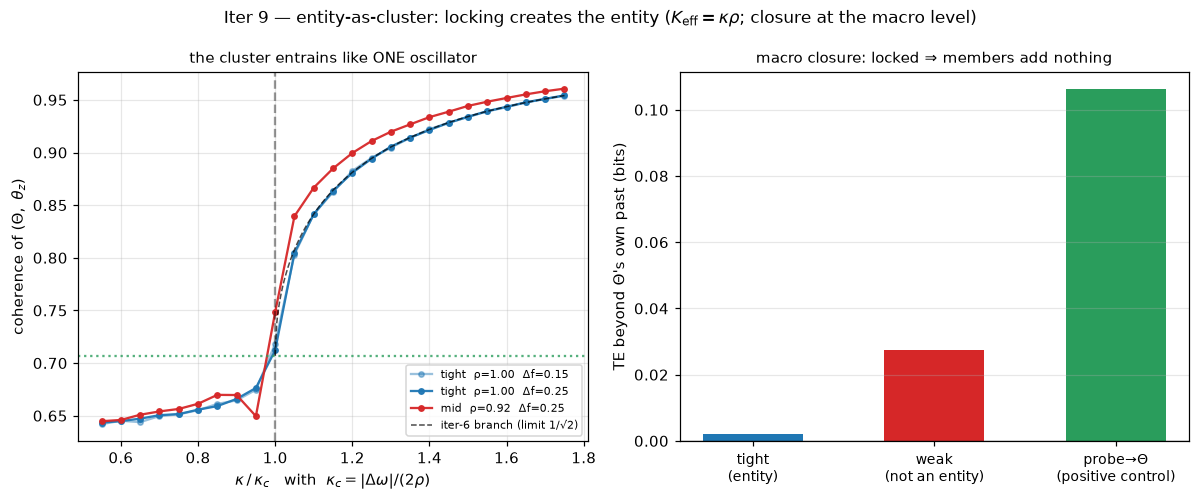

Reproduce this figure in Python.
"""
Iteration 9 -- Entity-as-cluster (does a locked module act as ONE oscillator?)

CPAF leans on recursion: simple entities compose into higher-order entities
that themselves interact. Chapter 8 called this the model's biggest promissory
note: a locked cluster (iter 5's modules) SHOULD behave as a single
coarse-grained oscillator -- one effective phase, one effective frequency --
but nothing had tested it. This iteration does, and it also tests the
opposite: an UNLOCKED collection should fail every entity criterion, so that
"entity" is something the locking transition *creates*, not a labeling choice.

Coarse-graining. A cluster of M members with phases theta_i is summarized by
its mean-phase direction Theta = arg( (1/M) sum_i e^{i theta_i} ) and internal
coherence rho = | (1/M) sum_i e^{i theta_i} | -- the cluster-restricted order
parameter of Ch 1. For a tightly locked cluster (theta_i = Theta + delta_i,
offsets quasi-static) the algebra collapses: couple a probe oscillator z to
every member with per-edge strength kappa and the macro dynamics reduce to
the two-oscillator system of iter 6,

    dTheta/dt   = w_bar + kappa*rho * sin(theta_z - Theta)   (+ noise/sqrt(M))
    dtheta_z/dt = w_z   + kappa*rho * sin(Theta - theta_z)   (+ noise)

with w_bar the mean member frequency (internal coupling terms cancel by
antisymmetry) and effective coupling K_eff = kappa * rho: a cluster's grip on
the world is DISCOUNTED BY ITS INTERNAL COHERENCE. Iter 6 then predicts a
locking threshold kappa_c = |w_z - w_bar| / (2 rho) and a locked-branch
coherence R(kappa) = cos( arcsin(Dw / (2 rho kappa)) / 2 ), whose kappa ->
kappa_c limit is the 1/sqrt2 locking floor. Every piece is falsifiable.
Four claims:

  (A) One effective frequency. Locked cluster: every member's long-run mean
      velocity equals w_bar, and Theta rotates at w_bar. Unlocked collection:
      member velocities stay spread out -- no shared clock, no candidate
      entity.

  (B) The pair law holds one level up -- including the rho discount. The
      empirical entrainment threshold of Theta to the probe matches
      kappa_c = |Dw|/(2 rho); a mid-coherence cluster (rho ~ 0.92) needs
      measurably MORE per-edge coupling than a tight one (rho ~ 1), and the
      data must side with the rho-corrected prediction over the naive |Dw|/2.

  (C) The locked branch is iter 6's, one level up. Measured Theta-probe
      coherence along the locked branch follows R(kappa) above -- the curve
      whose threshold limit is 1/sqrt2. (A single point-sample "R at onset =
      0.707" check is WRONG by the theory itself: the branch is steep at
      onset, so the first locked grid point already reads ~0.80 -- and the
      theory predicts exactly that value. We check the branch, not a point.)

  (D) Macro closure ("internal transfer entropy"). For a locked cluster,
      member phases add ~nothing to predicting Theta's future beyond Theta's
      own past: TE(theta_i -> Theta | Theta) ~ 0. For an unlocked collection
      the micro detail leaks through: the same TE is clearly positive.
      Positive control: a probe genuinely driving the cluster shows
      TE(theta_z -> Theta | Theta) >> 0. (Estimator per iter 8: fine
      conditioning bins, circular-shift surrogates.)

Method. Parts 1/2 use low noise (sharp bifurcation, per iter 6); Part 3 uses
strong noise (information dynamics need entropy, per iter 7/8). Member
frequencies are a fixed symmetric fan (no lucky draws). Scenarios and kappa
sweeps are integrated as vectorized columns. Values in rad/s and bits.
"""
import os, sys
import numpy as np
sys.path.insert(0, os.path.dirname(os.path.dirname(os.path.abspath(__file__))))

rng = np.random.RandomState(6)

M = 5
w_bar = 2 * np.pi * 1.00
fan = 2 * np.pi * np.array([-0.08, -0.04, 0.0, 0.04, 0.08])   # member detunings
w_mem = w_bar + fan                                            # mean = w_bar
KIN_TIGHT = 4.0      # internal coupling, tight cluster (rho ~ 1)
KIN_MID = 1.0        # mid cluster (rho ~ 0.92 -- the discount becomes visible)
KIN_WEAK = 0.3       # below internal locking -- NOT an entity (control)

def simulate(Kin, kappa, wz, noise, T, dt=0.01, sub=10, record_members=False):
    """Vectorized over columns: Kin, kappa, wz are arrays of shape (C,).
    Cluster is all-to-all (Kin/M); probe z couples kappa per edge to every
    member and receives the member average back. Returns subsampled
    Theta (n,C), rho (n,C), theta_z (n,C) [, members (n,M,C)]."""
    Kin = np.atleast_1d(np.asarray(Kin, float))
    kappa = np.atleast_1d(np.asarray(kappa, float))
    wz = np.atleast_1d(np.asarray(wz, float))
    C = len(Kin)
    n_steps = int(T / dt)
    n_rec = n_steps // sub
    th = rng.uniform(0, 2 * np.pi, (M, C))
    tz = rng.uniform(0, 2 * np.pi, C)
    amp = noise * np.sqrt(dt)
    TH = np.empty((n_rec, C)); RH = np.empty((n_rec, C))
    TZ = np.empty((n_rec, C))
    MEM = np.empty((n_rec, M, C)) if record_members else None
    r = 0
    for k in range(n_steps):
        field = np.sin(th[None, :, :] - th[:, None, :]).mean(1)   # (M,C)
        dth = (w_mem[:, None] + Kin[None, :] * field
               + kappa[None, :] * np.sin(tz[None, :] - th)) * dt \
            + amp * rng.randn(M, C)
        dtz = (wz + kappa * np.sin(th - tz[None, :]).mean(0)) * dt \
            + amp * rng.randn(C)
        th = (th + dth) % (2 * np.pi)
        tz = (tz + dtz) % (2 * np.pi)
        if k % sub == 0 and r < n_rec:
            ph = np.exp(1j * th).mean(0)
            TH[r] = np.angle(ph); RH[r] = np.abs(ph); TZ[r] = tz
            if record_members:
                MEM[r] = th
            r += 1
    return (TH, RH, TZ, MEM) if record_members else (TH, RH, TZ)

def mean_velocity(series, dt_rec):
    u = np.unwrap(series)
    return (u[-1] - u[0]) / ((len(u) - 1) * dt_rec)

# ================= Part 1 -- one effective frequency (Check A) =============
dt, sub = 0.01, 10
dt_rec = dt * sub
noise_lo = 0.05
T1 = 400.0
b1 = int(50.0 / dt_rec)

print("Part 1 -- free-running cluster (no probe): one clock or many?")
names1 = ["tight", "mid", "weak"]
TH, RH, TZ, MEM = simulate([KIN_TIGHT, KIN_MID, KIN_WEAK], [0, 0, 0],
                           [w_bar] * 3, noise_lo, T1, record_members=True)
vel_spread = {}; rho_free = {}
print(f"{'cluster':>8} | {'rho':>6} | {'member velocity spread':>28} | "
      f"{'|v(Theta)-w_bar|':>16}")
for c, name in enumerate(names1):
    v_mem = np.array([mean_velocity(MEM[b1:, i, c], dt_rec) for i in range(M)])
    v_th = mean_velocity(TH[b1:, c], dt_rec)
    vel_spread[name] = v_mem.std()
    rho_free[name] = RH[b1:, c].mean()
    print(f"{name:>8} | {rho_free[name]:6.3f} | "
          f"std {v_mem.std():7.4f}  (natural fan std {fan.std():.4f}) | "
          f"{abs(v_th - w_bar):16.4f}")

cA = (vel_spread["tight"] < 0.02 * fan.std()
      and vel_spread["weak"] > 0.5 * fan.std())
print(f"\nCheck A (one effective frequency): tight cluster's member-velocity "
      f"spread is {vel_spread['tight'] / fan.std():.1%} of natural; weak is "
      f"{vel_spread['weak'] / fan.std():.0%} -- locking creates the shared "
      f"clock, its absence leaves {M} clocks")
print(f"   -> {'PASS' if cA else 'FAIL'}")

# ====== Part 2 -- entrainment obeys the pair law with K_eff = kappa*rho =====
print("\nPart 2 -- probe entrainment: the iter-6 law, one level up")
T2 = 600.0
b2 = int(100.0 / dt_rec)
lock_tol = 0.05          # |mean d(Theta - theta_z)/dt| below this = locked
NK = 25
runs = [("tight", KIN_TIGHT, 0.15), ("tight", KIN_TIGHT, 0.25),
        ("mid", KIN_MID, 0.25)]

# build one big column set: 3 runs x NK kappas
cols_Kin, cols_kap, cols_wz, kc_preds = [], [], [], []
for name, Kin, dfz in runs:
    Dw = 2 * np.pi * dfz
    kc_pred = Dw / (2 * rho_free[name])
    kc_preds.append(kc_pred)
    ks = np.linspace(0.55 * kc_pred, 1.75 * kc_pred, NK)
    cols_Kin += [Kin] * NK; cols_kap += list(ks)
    cols_wz += [w_bar + Dw] * NK
TH, RH, TZ = simulate(cols_Kin, cols_kap, cols_wz, noise_lo, T2)

results = []
print(f"{'cluster':>8} | {'detune f':>8} | {'rho':>6} | {'kc pred':>8} | "
      f"{'kc naive':>8} | {'kc emp':>8}")
for ri, (name, Kin, dfz) in enumerate(runs):
    sl = slice(ri * NK, (ri + 1) * NK)
    kappas = np.array(cols_kap[sl])
    Dw = 2 * np.pi * dfz
    drift = np.empty(NK); Rpair = np.empty(NK)
    for i in range(NK):
        c = ri * NK + i
        psi = np.unwrap(TH[b2:, c] - TZ[b2:, c])
        drift[i] = abs((psi[-1] - psi[0]) / ((len(psi) - 1) * dt_rec))
        Rpair[i] = np.mean(np.abs(0.5 * (np.exp(1j * TH[b2:, c])
                                         + np.exp(1j * TZ[b2:, c]))))
    locked = drift < lock_tol
    i_first = int(np.argmax(locked))
    kc_emp = 0.5 * (kappas[i_first - 1] + kappas[i_first])
    kc_naive = Dw / 2
    results.append(dict(name=name, dfz=dfz, rho=rho_free[name],
                        kappas=kappas, drift=drift, Rpair=Rpair,
                        locked=locked, i_first=i_first, kc_emp=kc_emp,
                        kc_pred=kc_preds[ri], kc_naive=kc_naive, Dw=Dw))
    print(f"{name:>8} | {dfz:8.2f} | {rho_free[name]:6.3f} | "
          f"{kc_preds[ri]:8.4f} | {kc_naive:8.4f} | {kc_emp:8.4f}")

errs = [abs(r["kc_emp"] - r["kc_pred"]) / r["kc_pred"] for r in results]
mid = results[2]
mid_sides_with_rho = (abs(mid["kc_emp"] - mid["kc_pred"])
                      < abs(mid["kc_emp"] - mid["kc_naive"]))
cB = max(errs) < 0.10 and mid_sides_with_rho
print(f"\nCheck B (pair law + rho discount): empirical thresholds within "
      f"{max(errs):.1%} of kappa_c=|Dw|/(2 rho); mid cluster "
      f"(rho={mid['rho']:.3f}) sides with the rho-corrected prediction "
      f"({mid['kc_pred']:.3f}) over naive |Dw|/2 ({mid['kc_naive']:.3f}): "
      f"{mid_sides_with_rho}")
print(f"   -> {'PASS' if cB else 'FAIL'}")

# locked-branch check: measured R(kappa) vs iter-6 branch (limit = 1/sqrt2)
branch_errs = []
first_pt = []
for r in results:
    lk = r["locked"].copy(); lk[:r["i_first"]] = False
    kl = r["kappas"][lk]
    sinpsi = np.clip(r["Dw"] / (2 * r["rho"] * kl), 0, 1)
    R_theory = np.cos(np.arcsin(sinpsi) / 2)
    err = np.abs(r["Rpair"][lk] - R_theory)
    branch_errs.append(err.mean())
    first_pt.append((r["Rpair"][lk][0], R_theory[0]))
cC = max(branch_errs) < 0.04
print(f"Check C (the 1/sqrt2 branch, one level up): measured locked branch "
      f"matches R=cos(arcsin(Dw/2rho kappa)/2) to "
      f"{max(branch_errs):.3f} mean abs error; first locked points measured "
      f"{', '.join(f'{m:.3f}' for m, t in first_pt)} vs theory "
      f"{', '.join(f'{t:.3f}' for m, t in first_pt)} (branch limit at "
      f"kappa_c is 1/sqrt2 = {1 / np.sqrt(2):.4f})")
print(f"   -> {'PASS' if cC else 'FAIL'}")

# ============ Part 3 -- macro closure: internal TE (Check D) ================
print("\nPart 3 -- macro closure: does micro detail leak past Theta?")
noise_hi = 0.30
n_samples = 100000
T3 = (n_samples * sub + 20000) * dt
b3 = 20000 // sub

def _bin(a, B):
    return np.minimum(((a % (2 * np.pi)) / (2 * np.pi) * B).astype(np.int64),
                      B - 1)

def _cond_mi(a, b, c, Ba, Bb, Bc):
    flat = np.bincount((a * Bb + b) * Bc + c, minlength=Ba * Bb * Bc)
    p = flat.reshape(Ba, Bb, Bc) / flat.sum()
    pc = p.sum((0, 1), keepdims=True)
    pac = p.sum(1, keepdims=True)
    pbc = p.sum(0, keepdims=True)
    nz = p > 0
    return float(np.sum(p[nz] * np.log2((p * pc)[nz] / (pac * pbc)[nz])))

def transfer_entropy_bits(x, y, lag=3, B=8, Bcond=24, n_surr=10, _rng=rng):
    """TE(X->Y) = I(Y_{t+lag}; X_t | Y_t); iter-8 estimator (fine conditioning
    bins, circular-shift surrogate bias correction)."""
    yf = _bin(y[lag:], B); cond = _bin(y[:-lag], Bcond); xs = x[:-lag]
    def te_of(xsrc):
        return _cond_mi(yf, _bin(xsrc, B), cond, B, B, Bcond)
    te = te_of(xs)
    n = len(xs)
    surr = [te_of(np.roll(xs, _rng.randint(n // 10, n - n // 10)))
            for _ in range(n_surr)]
    return te - float(np.mean(surr))

# sub-threshold probe drive: genuine influence flows, no lock (clean TE target)
kap_probe = 0.6 * (2 * np.pi * 0.25) / (2 * rho_free["tight"])
names3 = ["tight, isolated", "weak, isolated", "tight + probe"]
TH, RH, TZ, MEM = simulate([KIN_TIGHT, KIN_WEAK, KIN_TIGHT],
                           [0.0, 0.0, kap_probe],
                           [w_bar + 2 * np.pi * 0.25] * 3,
                           noise_hi, T3, record_members=True)
TH, TZ, MEM = TH[b3:], TZ[b3:], MEM[b3:]

TE_member = {}; TE_probe = None
for c, name in enumerate(names3):
    tes = [transfer_entropy_bits(MEM[:, i, c], TH[:, c]) for i in range(M)]
    TE_member[name] = float(np.mean(tes))
    line = f"{name:>16} | TE(member -> Theta | Theta) = {TE_member[name]:7.4f}"
    if name == "tight + probe":
        TE_probe = transfer_entropy_bits(TZ[:, c], TH[:, c])
        line += f" | TE(probe -> Theta | Theta) = {TE_probe:7.4f}"
    print(line)

cD = (TE_member["tight, isolated"] < 0.01
      and TE_member["weak, isolated"]
          > 5 * max(TE_member["tight, isolated"], 1e-4)
      and TE_member["weak, isolated"] > 0.02
      and TE_probe > 0.02)
print(f"\nCheck D (macro closure): locked cluster's members add "
      f"{TE_member['tight, isolated']:.4f} bits beyond Theta (closed); the "
      f"unlocked collection leaks {TE_member['weak, isolated']:.4f} bits "
      f"(micro detail still matters); a real external influence reads "
      f"{TE_probe:.4f} bits (the estimator is not just printing zeros)")
print(f"   -> {'PASS' if cD else 'FAIL'}")

allok = cA and cB and cC and cD
print("\nALL PASS" if allok else "\nSOME CHECKS FAILED")
print("\nVerdict: a LOCKED cluster is an entity in the full operational")
print("sense: one shared frequency (A); it meets the world as a single")
print("oscillator obeying the two-oscillator law with effective coupling")
print("kappa*rho (B) and iter 6's locked branch with its 1/sqrt2 floor (C);")
print("and it is informationally closed at the macro level -- members add")
print("nothing beyond Theta (D). An UNLOCKED collection fails every")
print("criterion. Entity-hood is CREATED by the locking transition, and a")
print("cluster's coupling to the world is discounted by its internal")
print("coherence (K_eff = kappa*rho). CPAF's recursion has its first")
print("grounded rung.")

# ---- plot ----
try:
    import matplotlib
    matplotlib.use("Agg")
    import matplotlib.pyplot as plt
    fig, axes = plt.subplots(1, 2, figsize=(11, 4.6))

    ax = axes[0]
    cols = {"tight": "#1f77b4", "mid": "#d62728"}
    for r in results:
        lab = (f"{r['name']}  ρ={r['rho']:.2f}  Δf={r['dfz']:.2f}")
        ax.plot(r["kappas"] / r["kc_pred"], r["Rpair"], "o-", ms=3.5,
                color=cols[r["name"]],
                alpha=0.95 if r["dfz"] == 0.25 else 0.45, label=lab)
    kk = np.linspace(1.0, 1.75, 200)
    ax.plot(kk, np.cos(np.arcsin(np.clip(1 / kk, 0, 1)) / 2), "k--", lw=1,
            alpha=0.7, label="iter-6 branch (limit 1/√2)")
    ax.axvline(1.0, color="k", ls="--", alpha=0.4)
    ax.axhline(1 / np.sqrt(2), color="#2a9d5c", ls=":", alpha=0.8)
    ax.set_xlabel(r"$\kappa \,/\, \kappa_c$   with  "
                  r"$\kappa_c = |\Delta\omega|/(2\rho)$")
    ax.set_ylabel(r"coherence of $(\Theta,\ \theta_z)$")
    ax.set_title("the cluster entrains like ONE oscillator", fontsize=10)
    ax.legend(fontsize=7, loc="lower right"); ax.grid(alpha=0.3)

    ax = axes[1]
    names = ["tight\n(entity)", "weak\n(not an entity)",
             "probe→Θ\n(positive control)"]
    vals = [TE_member["tight, isolated"], TE_member["weak, isolated"],
            TE_probe]
    ax.bar(np.arange(3), vals, 0.55,
           color=["#1f77b4", "#d62728", "#2a9d5c"])
    ax.axhline(0, color="k", lw=0.8)
    ax.set_xticks(np.arange(3)); ax.set_xticklabels(names, fontsize=9)
    ax.set_ylabel("TE beyond Θ's own past (bits)")
    ax.set_title("macro closure: locked ⇒ members add nothing", fontsize=10)
    ax.grid(alpha=0.3, axis="y")

    fig.suptitle("Iter 9 — entity-as-cluster: locking creates the entity "
                 r"($K_{\rm eff}=\kappa\rho$; closure at the macro level)",
                 fontsize=11)
    out = os.path.join(os.path.dirname(os.path.abspath(__file__)),
                       "iter9_entity_as_cluster.png")
    fig.tight_layout(); fig.savefig(out, dpi=110, bbox_inches="tight")
    print(f"\nplot saved -> {out}")
except Exception as e:
    print(f"\n(plot skipped: {e})")
